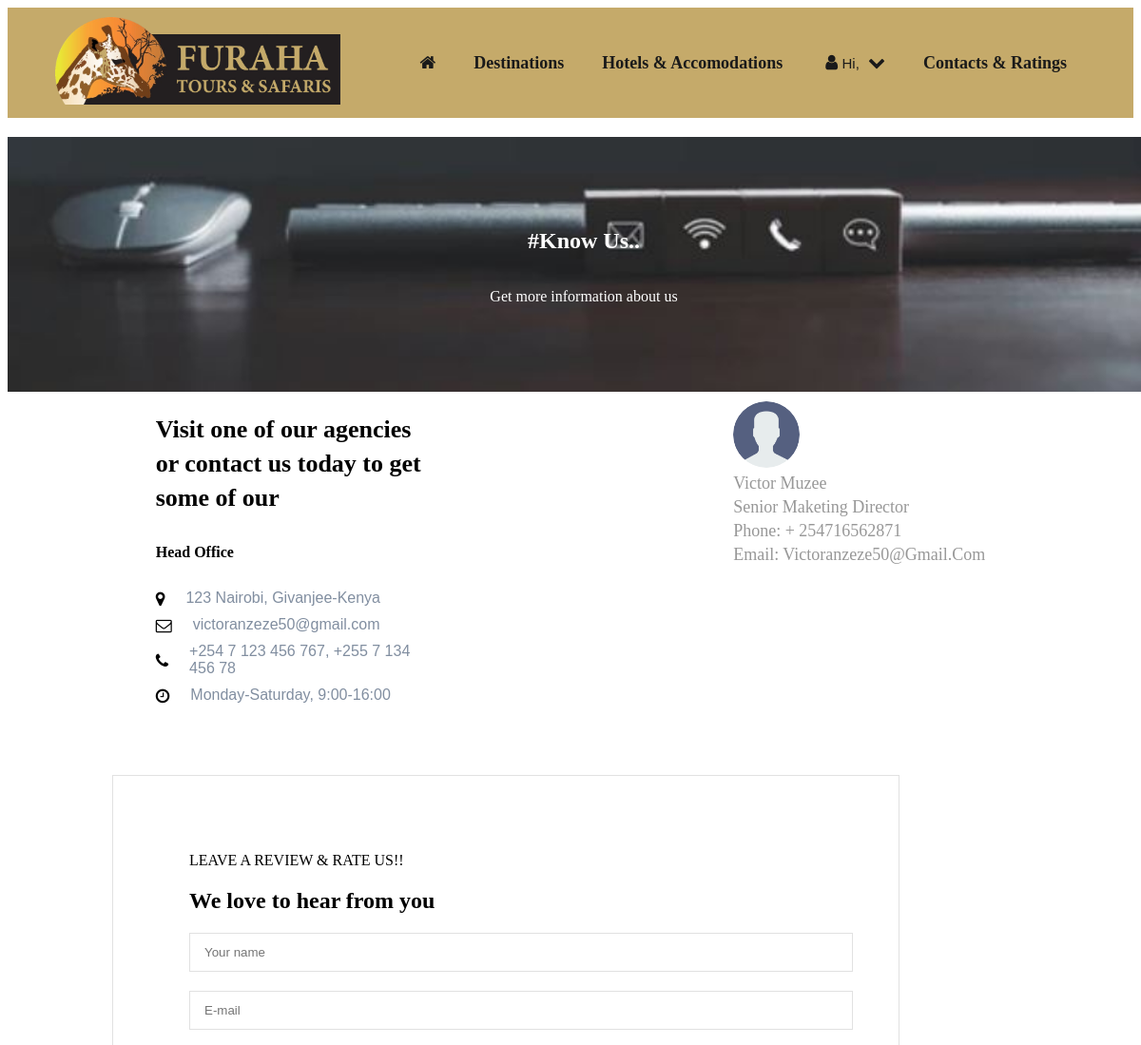
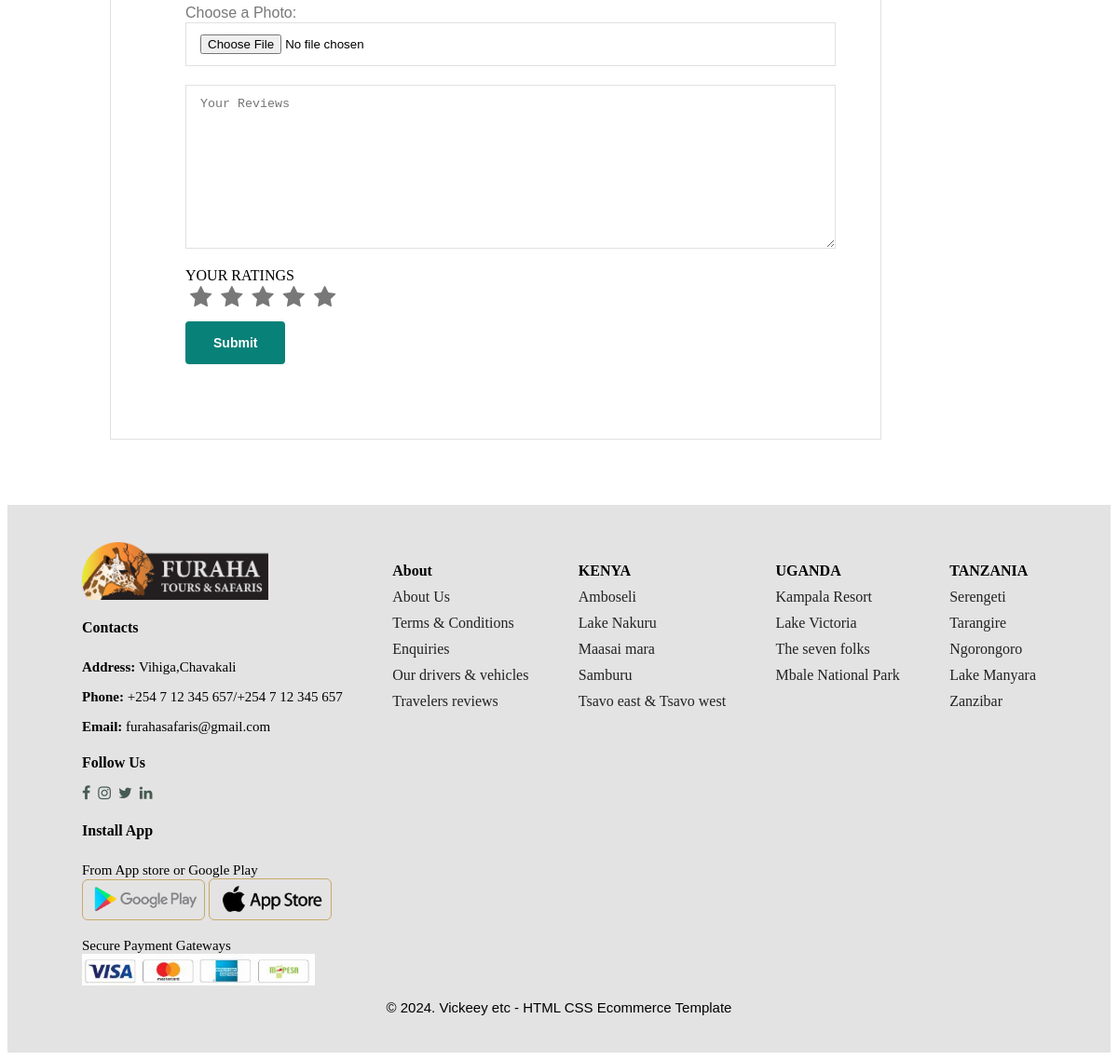
The page /contact/ (signed in) on the database its author committed (2 pictures, top to bottom).
### tourapp/models.py (models this page shows)
class Staff(models.Model):
    first_name = models.CharField(max_length=100)
    last_name = models.CharField(max_length=100)
    email = models.EmailField()
    position = models.CharField(max_length=100)
    phone_number = models.CharField(max_length=15)
    is_staff = models.BooleanField(default=True)
    image = models.ImageField(upload_to='images/',default='images/user.png')

### tourapp/views.py (the view, shortened to what this page needs)
# urls.py: path('contact/',ContactView.as_view(),name='contact'),
class ContactView(View):
    def get(self,*args,**kwargs):
        form = ReviewForm()
        people = Staff.objects.all()[:3]
        context ={
            'form':form,
            'people':people
        }
        return render(self.request,'contacts.html',context)

### tourapp/forms.py
class ReviewForm(forms.Form):
    name = forms.CharField()
    email = forms.EmailField()
    review = forms.CharField()
    rating = forms.IntegerField()
    profile_photo = forms.ImageField(
        required=True,
        label='Profile photo',
        widget=forms.ClearableFileInput(attrs={
            'class':'image'
        }))

### templates/contacts.html (shortened to what this page needs)
{% extends 'base.html' %}
{% load static %}
{% block content %}
<body>
    <section id="header">
        <a href="{% url 'home' %}"><img class="logo" src="{% static 'images/logo.png' %}"></a>
        <div>
            <ul id="navbar">
                <li><a href="{% url 'home' %}"><i class="fa fa-home"></i></a></li>
                <li id="dropdown"><a href="{% url 'destinations' %}">Destinations</a> </li>
                <li id="dropdown"><a href="{% url 'hotel' %}">Hotels & Accomodations</a></li>
                {% if user.is_authenticated %}
                <li id="dropdown"><a href=""><i class="fa fa-user"></i>
                    <span>Hi, {{user.get_full_name}}</span>
                    <i class="fa fa-chevron-down"></i>
                        </a>
                </li>
                {% endif %}
                <li><a href="{% url 'contact' %}">Contacts & Ratings</a></li>
            </ul>
        </div>
    </section>
    <section id="page-header">
        <h2>#Know Us..</h2>
        <p>Get more information about us</p>
    </section>
    <section id="contact">
        <div class="details">
            <h2>Visit one of our agencies or contact us today to get some of our</h2>
            <h3>Head Office</h3>
            <div>
                <li>
                    <i class="fa fa-map-marker"></i>
                    <p>123 Nairobi, Givanjee-Kenya</p>
                </li>
                <li>
                    <i class="fa fa-envelope-o"></i>
                    <p>victoranzeze50@gmail.com</p>
                </li>
                <li>
                    <i class="fa fa-phone"></i>
                    <p>+254 7 123 456 767, +255 7 134 456 78</p>
                </li>
                <li>
                    <i class="fa fa-clock-o"></i>
                    <p>Monday-Saturday, 9:00-16:00</p>
                </li>
            </div>
        </div>
        <div class="people">
            <div>
                {% for person in people %}
                <img src="{{person.image.url}}">
                <p style="text-transform: capitalize;"><span>{{person.first_name}} {{person.last_name}}</span><br>
                Senior Maketing Director <br> Phone: + {{person.phone_number}}
                <br> Email: {{person.email}}</p>
                {% endfor %}
            </div>
        </div>
    </section>
    <section id="form-details" class="section-p1">
        <form action="" method="POST" enctype='multipart/form-data'>
            <span>LEAVE A REVIEW & RATE US!!</span>
            <h2>We love to hear from you</h2>
            <input type="text" placeholder="Your name" name="name">
            <input type="text" placeholder="E-mail" name="email">
            <label>Choose a Photo: </label>
            <input type="file" name="profile_photo">
            <textarea name="review" id="" cols="30" rows="10" placeholder="Your Reviews"></textarea>
            <span>YOUR RATINGS</span>
            <div class="rate">
                <input type="radio" name="rating" id="rating5" value="5" required><label for="rating5" title="5"></label>
                <input type="radio" name="rating" id="rating4" value="4" required><label for="rating4" title="4"></label>
                <input type="radio" name="rating" id="rating3" value="3" required><label for="rating3" title="3"></label>
                <input type="radio" name="rating" id="rating2" value="2" required><label for="rating2" title="2"></label>
                <input type="radio" name="rating" id="rating1" value="1" required><label for="rating1" title="1"></label>
            </div>
            {% if user.is_authenticated %}
            <button class="normal" type="submit">Submit</button>
            {% else %}
            <h3>Log in <a href="{% url 'login' %}">here</a> to add your review</h3>
            {% endif %}
        </form>
    </section>
    <footer class="section-p1">
        <div class="col">
            <img class="logo" src="{% static 'images/logo.png' %}">
            <h4>Contacts</h4>
            <p><strong>Address: </strong>Vihiga,Chavakali</p>
            <p><strong>Phone: </strong>+254 7 12 345 657/+254 7 12 345 657</p>
            <p><strong>Email: </strong>furahasafaris@gmail.com</p>
            <div class="follow">
                <h4>Follow Us</h4>
                <div class="icon">
                    <i class="fa fa-facebook"></i>
                    <i class="fa fa-instagram"></i>
                    <i class="fa fa-twitter"></i>
                    <i class="fa fa-linkedin"></i>
                </div>
            </div>
        </div>
        <div class="col">
            <h4>About</h4>
            <a href="#">About Us</a>
            <a href="#">Terms & Conditions</a>
            <a href="#">Enquiries</a>
            <a href="#">Our drivers & vehicles</a>
            <a href="#">Travelers reviews</a>
        </div>
        <div class="col">
            <h4>KENYA</h4>
            <a href="#">Amboseli </a>
            <a href="#">Lake Nakuru</a>
            <a href="#">Maasai mara</a>
            <a href="#">Samburu</a>
            <a href="#">Tsavo east & Tsavo west</a>
        </div>
        <div class="col">
            <h4>UGANDA</h4>
            <a href="#">Kampala Resort </a>
            <a href="#">Lake Victoria</a>
            <a href="#">The seven folks</a>
            <a href="#">Mbale National Park</a>
        </div>
        <div class="col">
            <h4>TANZANIA</h4>
            <a href="#">Serengeti </a>
            <a href="#">Tarangire</a>
            <a href="#">Ngorongoro</a>
            <a href="#">Lake Manyara</a>
            <a href="#">Zanzibar</a>
        </div>
        <div class="col install">
            <h4>Install App</h4>
            <p>From App store or Google Play</p>
            <div class="row">
                <img src="{% static 'images/googleplay.png' %}">
                <img src="{% static 'images/gooleapp.png' %}">
            </div>
            <p>Secure Payment Gateways</p>
            <img class="payment" src="{% static 'images/gateway.JPG' %}">
        </div>
        <div class="copyright">
            <p>© 2024. Vickeey etc - HTML CSS Ecommerce Template</p>
        </div>
    </footer>
</body>
{% endblock content %}

### static/css/tour.css (style rules this page uses)
.section-p1 { padding: 40px 80px; }
button.normal { font-size: 14px; font-weight: 600; padding: 15px 30px; color: #000; background-color: #fff; border-radius: 4px; border: none; outline: none; transition: 0.2s; }
#header { display: flex; justify-content: space-between; padding: 10px 50px; align-items: center; background: #c5aa6a; z-index: 999; position: sticky; top: 0; left: 0; }
#header .logo { width: 300px; }
#navbar { display: flex; }
#navbar li { list-style-type: none; padding: 0 20px; position: relative; font-family: cursive; font-weight: 600; font-size: 18px; }
#navbar li span { font-family: 'Trebuchet MS', 'Lucida Sans Unicode', 'Lucida Grande', 'Lucida Sans', Arial, sans-serif; font-weight: 100; font-size: 15px; text-transform: capitalize; }
#navbar li a { text-decoration: none; color: #1a1a1a; }
#dropdown i { margin-left: 5px; }
#dropdown .dropdown-menu a { display: block; word-break: break-all; padding: 0px 5px 5px 10px; font-family: Helvetica; color: #787878; font-weight: normal; font-size: 16px; }
footer { display: flex; justify-content: space-between; flex-wrap: wrap; background: #e4e3e3; }
footer .logo { width: 200px; }
footer .col { display: flex; flex-direction: column; }
footer h4 { font-size: 16px; margin-bottom: 10px; }
footer p { font-size: 15px; margin-bottom: 0; }
footer a { text-decoration: none; color: #222; margin-bottom: 10px; }
footer .follow i { color: #465b52; padding-right: 4px; margin-top: 5px; }
footer .row img { width: 120px; border: 1px solid #c5aa6a; border-radius: 6px; padding: 5px; }
footer .payment { width: 250px; }
footer .copyright { width: 100%; text-align: center; font-family: sans-serif; padding-top: 0; }
#payment .content p,label { font-family: sans-serif; color: #787878; line-height: 20px; }
#page-header { background-image: url(/static/images/image.png); height: 30vh; width: 100%; background-size: cover; display: flex; justify-content: center; flex-direction: column; text-align: center; padding: 14px; font-family: cursive; color: #fff; }
#contact { display: flex; justify-content: space-around; }
#contact .details { width: 25%; }
#contact .details h2 { font-size: 26px; line-height: 36px; font-family: cursive; }
#contact .details h3 { font-size: 16px; line-height: 36px; font-family: Verdana; }
#contact .details li { display: flex; align-items: center; list-style-type: none; padding: 5px 0; }
#contact .details li i { font-size: 17px; padding-right: 22px; }
#contact .details li p { margin: 0; font-size: 16px; font-family: Arial; color: #818ea0; }
#contact .people { margin-top: 10px; }
#contact .people div img, #testrimonial .col img { width: 70px; height: 70px; border-radius: 50%; object-fit: cover; }
#contact .people div p { margin: 0; font-family: Verdana; line-height: 25px; font-size: 18px; color: #989898; }
#form-details form { width: 65%; display: flex; flex-direction: column; align-items: flex-start; margin: 30px; padding: 80px; border: 1px solid #e1e1e1; }
#form-details form input, #form-details form textarea { width: 100%; padding: 12px 15px; margin-bottom: 20px; outline: none; border: 1px solid #e1e1e1; }
.rate { text-align: center; display: inline-block; border: 0; }
.rate label { float: right; }
.rate label::before { display: inline-block; font-size: 25px; font-family: fontAwesome; content: "\f005"; margin: 0; padding: 5px; cursor: pointer; }
#form-details form button { color: #fff; background: #088178; margin-top: 10px; }

### rows shown on the page
Staff: image (placeholder picture), first_name "Victor", last_name "Muzee", phone_number "254716562871", email "Victoranzeze50@gmail.com"
